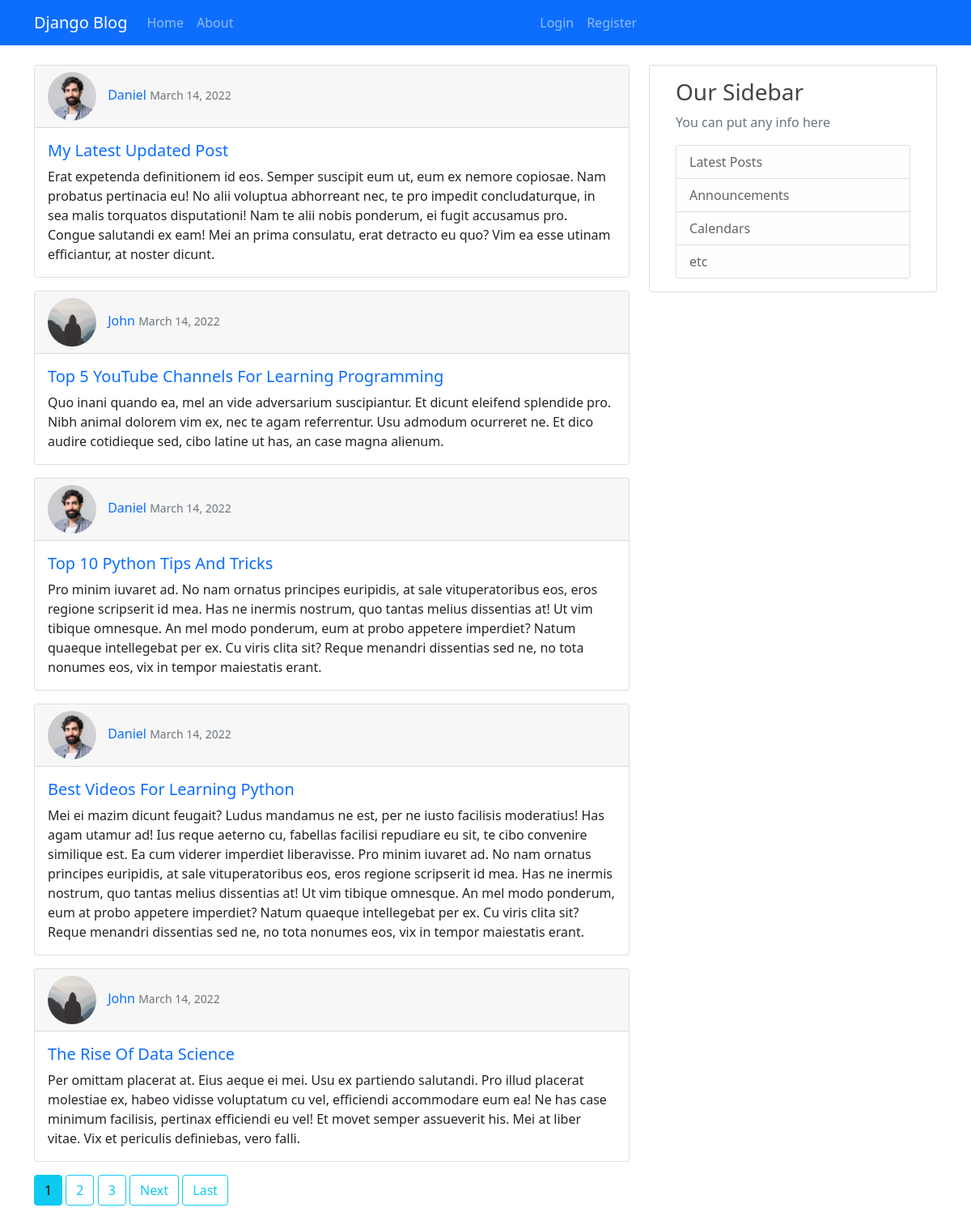
The page / on the database its author committed.
### blog/models.py (models this page shows, shortened)
class Post(models.Model):
  title = models.CharField(max_length=100)
  content = models.TextField()
  date_posted = models.DateTimeField(default=timezone.now)
  author = models.ForeignKey(User, on_delete=models.CASCADE)

### users/models.py (models this page shows, shortened)
class Profile(models.Model):
  user = models.OneToOneField(User, on_delete=models.CASCADE)
  image = models.ImageField(default='default.jpg', upload_to='profile_pics')

### blog/views.py (the view)
# urls.py: path('', PostListView.as_view(), name='blog-home'),
class PostListView(ListView):
  model = Post
  template_name = 'blog/home.html'
  context_object_name = 'posts'
  ordering = ['-date_posted']
  paginate_by = 5

### blog/templates/blog/home.html (shortened to what this page needs)
{% extends 'blog/base.html' %} {% block content %} {% for post in posts %}
<div class="card mb-3">
  <div class="card-header">
    <img
      class="post-profile-img"
      src="{{post.author.profile.image.url}}"
      alt="profile"
    />
    <a href="#">{{ post.author }}</a>
    <small class="text-muted">{{ post.date_posted|date:"F d, Y"}}</small>
  </div>
  <div class="card-body">
    <h5 class="card-title">
      <a href="{% url 'post-detail' post.id %}">{{ post.title }}</a>
    </h5>
    <p class="card-text">{{ post.content }}</p>
  </div>
</div>
{% endfor %} {% if is_paginated %}
{% for num in page_obj.paginator.page_range %} {% if page_obj.number == num %}
<a class="btn btn-info mb-4" href="?page={{ num }}">{{ num }}</a>
{% elif num > page_obj.number|add:'-3' and num < page_obj.number|add:'3' %}
<a class="btn btn-outline-info mb-4" href="?page={{ num }}">{{ num }}</a>
{% endif %} {% endfor %}
{% if page_obj.has_next %}
<a
  class="btn btn-outline-info mb-4"
  href="?page={{ page_obj.next_page_number }}"
  >Next</a
>
<a
  class="btn btn-outline-info mb-4"
  href="?page={{ page_obj.paginator.num_pages }}"
  >Last</a
>
{% endif %} {% endif %} {% endblock%}

### blog/static/blog/main.css (style rules this page uses)
body { background: #fafafa; color: #333333; }
h1, h2, h3, h4, h5, h6 { color: #444444; }
a { text-decoration: none !important; text-transform: capitalize; }
.post-profile-img { width: 60px; height: 60px; margin-right: 10px; border-radius: 50%; }

### rows shown on the page
Post: author.profile.image (picture), author "Daniel", date_posted "March 14, 2022", title "My Latest Updated Post", content "Erat expetenda definitionem id eos. Semper suscipit eum ut, eum ex nemore copiosae. Nam probatus pertinacia eu! No alii voluptua abhorreant nec, te pro impedit concludaturque, in sea malis torquatos disputationi! Nam te alii nobis ponderum, ei fugit accusamus pro. Congue salutandi ex eam! Mei an prima consulatu, erat detracto eu quo? Vim ea esse utinam efficiantur, at noster dicunt."
Post: author.profile.image (placeholder picture), author "John", date_posted "March 14, 2022", title "Top 5 YouTube Channels For Learning Programming", content "Quo inani quando ea, mel an vide adversarium suscipiantur. Et dicunt eleifend splendide pro. Nibh animal dolorem vim ex, nec te agam referrentur. Usu admodum ocurreret ne. Et dico audire cotidieque sed, cibo latine ut has, an case magna alienum."
Post: author.profile.image (picture), author "Daniel", date_posted "March 14, 2022", title "Top 10 Python Tips And Tricks", content "Pro minim iuvaret ad. No nam ornatus principes euripidis, at sale vituperatoribus eos, eros regione scripserit id mea. Has ne inermis nostrum, quo tantas melius dissentias at! Ut vim tibique omnesque. An mel modo ponderum, eum at probo appetere imperdiet? Natum quaeque intellegebat per ex. Cu viris clita sit? Reque menandri dissentias sed ne, no tota nonumes eos, vix in tempor maiestatis erant."
Post: author.profile.image (picture), author "Daniel", date_posted "March 14, 2022", title "Best Videos For Learning Python", content "Mei ei mazim dicunt feugait? Ludus mandamus ne est, per ne iusto facilisis moderatius! Has agam utamur ad! Ius reque aeterno cu, fabellas facilisi repudiare eu sit, te cibo convenire similique est. Ea cum viderer imperdiet liberavisse. Pro minim iuvaret ad. No nam ornatus principes euripidis, at sale vituperatoribus eos, eros regione scripserit id mea. Has ne inermis nostrum, quo tantas melius dissentias at! Ut vim tibique omnesque. An mel modo ponderum, eum at probo appetere imperdiet? Natum quaeque intellegebat per ex. Cu viris clita sit? Reque menandri dissentias sed ne, no tota nonumes eos, vix in tempor maiestatis erant."
Post: author.profile.image (placeholder picture), author "John", date_posted "March 14, 2022", title "The Rise Of Data Science", content "Per omittam placerat at. Eius aeque ei mei. Usu ex partiendo salutandi. Pro illud placerat molestiae ex, habeo vidisse voluptatum cu vel, efficiendi accommodare eum ea! Ne has case minimum facilisis, pertinax efficiendi eu vel! Et movet semper assueverit his. Mei at liber vitae. Vix et periculis definiebas, vero falli."

### other values the page prints
{{ num }} "1"
{{ num }} "2" "3"
